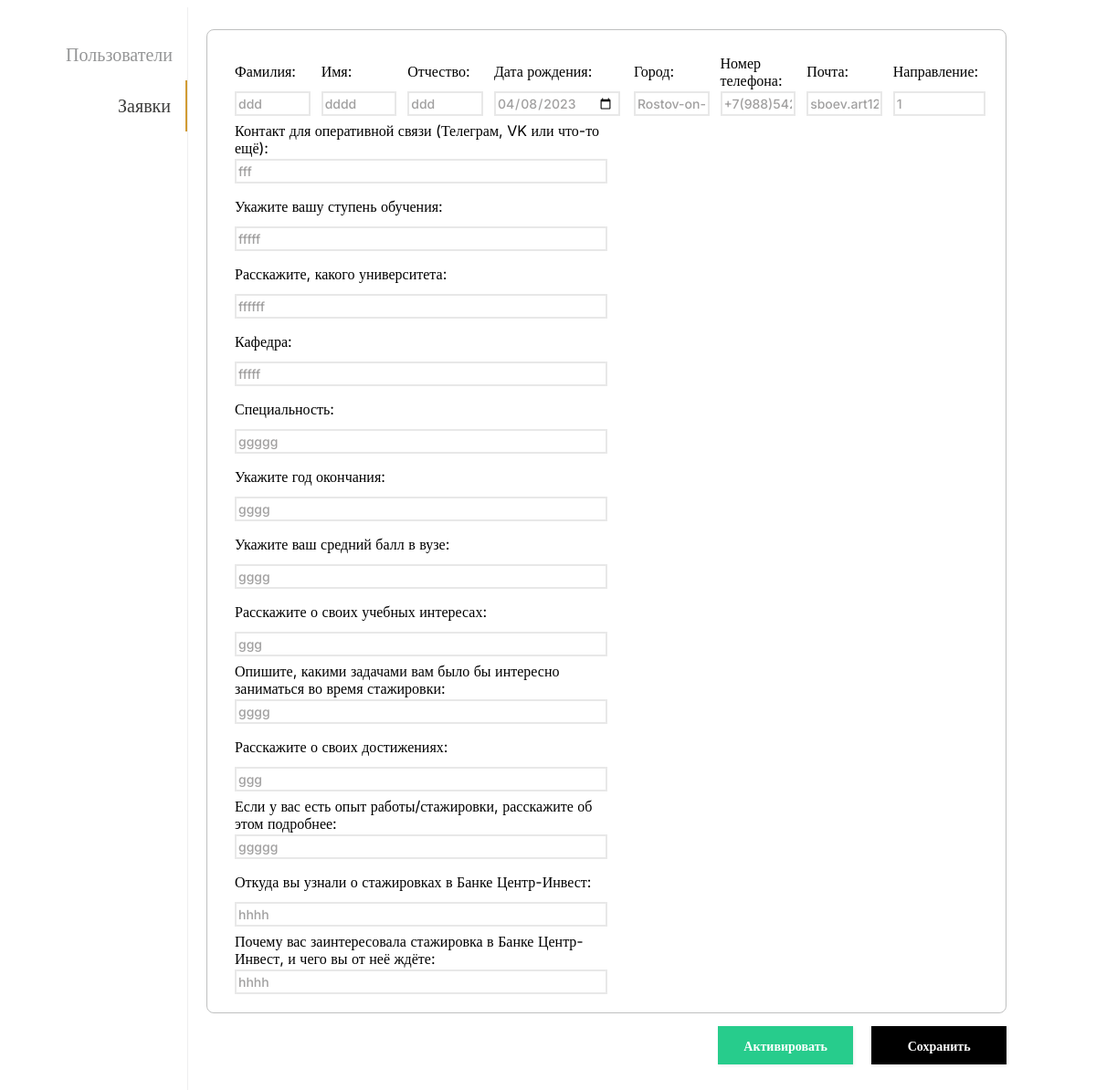
The app's page /moderator/users/3/, older data.
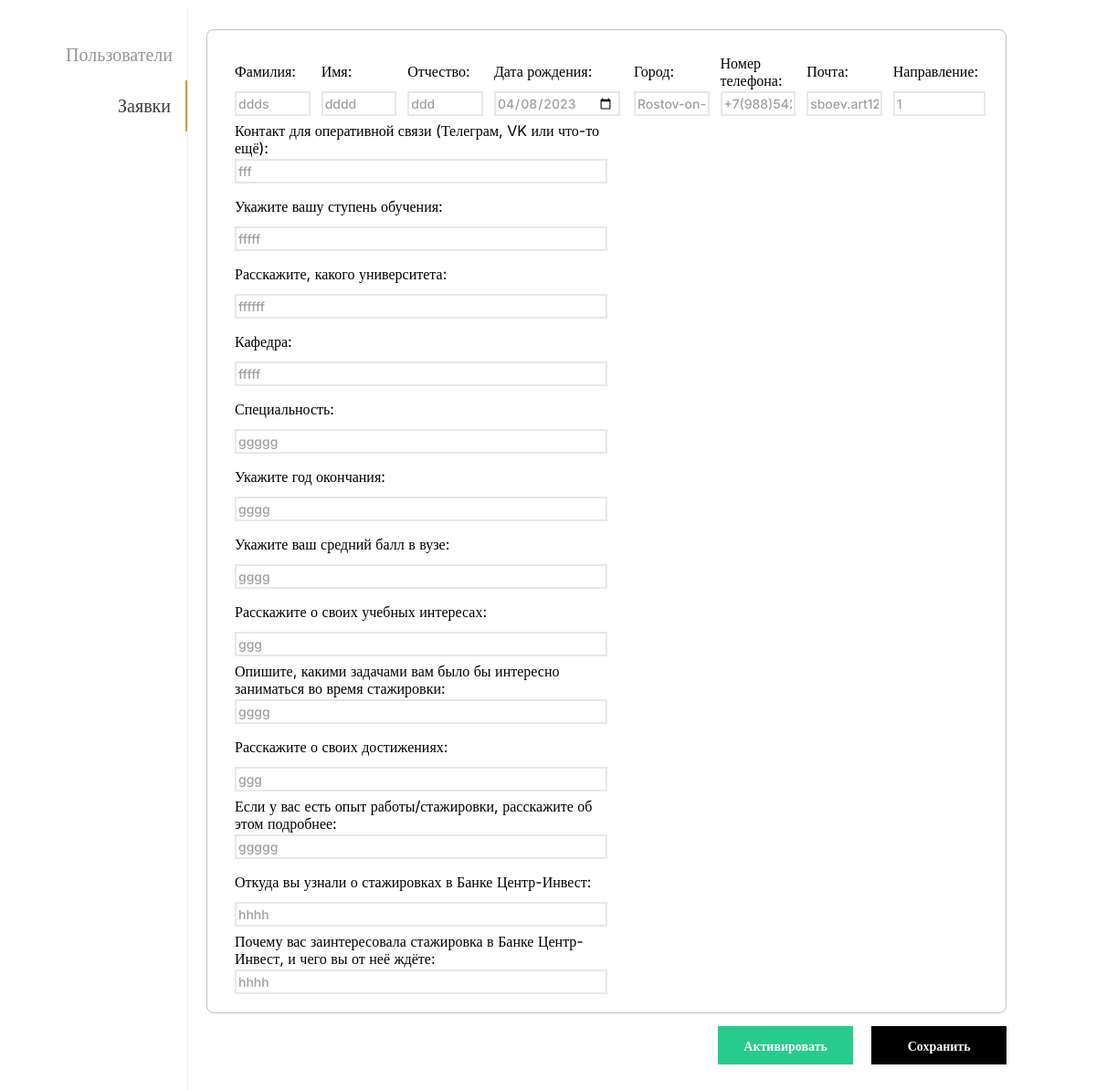
The same page, newer data.
### users/models.py (models this page shows, shortened)
class User(AbstractUser):
    Activity = models.BooleanField(verbose_name='Активировать/Деактивировать пользователя', default=False)
    patronymic = models.CharField(verbose_name='Отчество', max_length=100)
    birthdate = models.DateField(verbose_name='Дата рождения', max_length=100, blank=True, null=True)
    city = models.CharField(verbose_name='Город', max_length=100)
    number_phone = models.CharField(verbose_name='Телефон', max_length=100)
    social_contact = models.CharField(verbose_name='Контакт для оперативной связи (Телеграм, VK или что-то ещё)',
                                      max_length=100)
    course = models.CharField(verbose_name='Укажите вашу ступень обучения', max_length=100)
    university = models.CharField(verbose_name='Расскажите, какого университета', max_length=100)
    department = models.CharField(verbose_name='Кафедра', max_length=100)
    specialization = models.CharField(verbose_name='Специальность', max_length=100)
    year_graduation = models.CharField(verbose_name='Укажите год окончания', max_length=100)
    average_score = models.CharField(verbose_name='Укажите ваш средний балл в вузе', max_length=100)
    educational_interests = models.CharField(verbose_name='Расскажите о своих учебных интересах:', max_length=100)
    what_tasks = models.CharField(
        verbose_name='Опишите, какими задачами вам было бы интересно заниматься во время стажировки', max_length=100)
    achievements = models.CharField(verbose_name='Расскажите о своих достижениях', max_length=100)
    work_experience = models.CharField(
        verbose_name='Если у вас есть опыт работы/стажировки, расскажите об этом подробнее', max_length=100)
    find_out = models.CharField(verbose_name='Откуда вы узнали о стажировках в Банке Центр-Инвест', max_length=100)
    interested_internship = models.CharField(
        verbose_name='Почему вас заинтересовала стажировка в Банке Центр-Инвест, и чего вы от неё ждёте?',
        max_length=100)
    resume = models.FileField(verbose_name='Добавьте резюме', blank=True, null=True)
    categories = models.CharField(verbose_name='Направление', max_length=100, blank=True, null=True)

### users/views.py (the view, shortened to what this page needs)
# urls.py: path("users/<int:pk>/", UserDetail.as_view(), name="user_detail"),
class UserDetail(DetailView):
    model = User
    form_class = UserInfo
    template_name = "users/user_detail.html"
    context_object_name = 'user'
    def get_context_data(self, **kwargs):
        context = super().get_context_data(**kwargs)
        context['form'] = UserInfo
        return context

### templates/users/user_detail.html (shortened to what the changed rows need)
{% load static %}
<!DOCTYPE html>
<html lang="en">
<head>
    <link rel="stylesheet" href="{% static 'css/user_ind.css' %}">
</head>
<body>
    <div class="section-admin">
        <form method="post" class="block-right-admin">
            <div class="block_right">
                <div class="main_block">
                    <div class="p-2 user-agent-block-13">
                        <p class="user-agent-block-13-text">Фамилия:</p>
                        <input type="text" class="user-input-last_name user-input" name="last_name" placeholder="" value="{{ user.last_name }}">
                    </div>
                    <div class="p-2 user-agent-block-13">
                        <p class="user-agent-block-13-text">Имя:</p>
                        <input type="text" class="user-input-first_name user-input" name="first_name" placeholder="" value="{{ user.first_name }}">
                    </div>
                    <div class="p-2 user-agent-block-13">
                        <p class="user-agent-block-13-text">Отчество:</p>
                        <input type="text" class="user-input-patronymic user-input" name="patronymic" placeholder="" value="{{ user.patronymic }}">
                    </div>
                    <div class="p-2 user-agent-block-13">
                        <p class="user-agent-block-13-text">Дата рождения:</p>
                        <input type="date" class="user-input-birthdate user-input" name="birthdate" placeholder="" value="{{ user.birthdate|date:"Y-m-d" }}">
                    </div>
                    <div class="p-2 user-agent-block-13">
                        <p class="user-agent-block-13-text">Город:</p>
                        <input type="text" class="user-input-city user-input" name="city" placeholder="" value="{{ user.city }}">
                    </div>
                    <div class="p-2 user-agent-block-13">
                        <p class="user-agent-block-13-text">Номер телефона:</p>
                        <input type="text" class="user-input-number_phone user-input" name="number_phone" placeholder="" value="{{ user.number_phone }}">
                    </div>
                    <div class="p-2 user-agent-block-13">
                        <p class="user-agent-block-13-text">Почта:</p>
                        <input type="text" class="user-input-mail user-input" name="mail" placeholder="" value="{{ user.email }}">
                    </div>
                    <div class="p-2 user-agent-block-13">
                        <p class="user-agent-block-13-text">Направление:</p>
                        <input type="text" class="user-input-mail user-input" name="categories" placeholder="" value="{{ user.categories }}">
                    </div>
                </div>
                <div class="info_block">
                    <div class="p-2 user-agent-block-13">
                        <p class="user-agent-block-13-text">Контакт для оперативной связи (Телеграм, VK или что-то ещё):</p>
                        <input type="text" class="user-input-social_contact user-input" name="social_contact" placeholder="" value="{{ user.social_contact }}">
                    </div>
                    <div class="p-2 user-agent-block-13">
                        <p class="user-agent-block-13-text">Укажите вашу ступень обучения:</p>
                        <input type="text" class="user-input-course user-input" name="course" placeholder="" value="{{ user.course }}">
                    </div>
                    <div class="p-2 user-agent-block-13">
                        <p class="user-agent-block-13-text">Расскажите, какого университета:</p>
                        <input type="text" class="user-input-university user-input" name="university" placeholder="" value="{{ user.university }}">
                    </div>
                    <div class="p-2 user-agent-block-13">
                        <p class="user-agent-block-13-text">Кафедра:</p>
                        <input type="text" class="user-input-department user-input" name="department" placeholder="" value="{{ user.department }}">
                    </div>
                    <div class="p-2 user-agent-block-13">
                        <p class="user-agent-block-13-text">Специальность:</p>
                        <input type="text" class="user-input-specialization user-input" name="specialization" placeholder="" value="{{ user.specialization }}">
                    </div>
                    <div class="p-2 user-agent-block-13">
                        <p class="user-agent-block-13-text">Укажите год окончания:</p>
                        <input type="text" class="user-input-year_graduation user-input" name="year_graduation" placeholder="" value="{{ user.year_graduation }}">
                    </div>
                    <div class="p-2 user-agent-block-13">
                        <p class="user-agent-block-13-text">Укажите ваш средний балл в вузе:</p>
                        <input type="text" class="user-input-average_score user-input" name="average_score" placeholder="" value="{{ user.average_score }}">
                    </div>
                    <div class="p-2 user-agent-block-13">
                        <p class="user-agent-block-13-text">Расскажите о своих учебных интересах:</p>
                        <input type="text" class="user-input-educational_interests user-input" name="educational_interests" placeholder="" value="{{ user.educational_interests }}">
                    </div>
                    <div class="p-2 user-agent-block-13">
                        <p class="user-agent-block-13-text">Опишите, какими задачами вам было бы интересно заниматься во время стажировки:</p>
                        <input type="text" class="user-input-what_tasks user-input" name="what_tasks" placeholder="" value="{{ user.what_tasks }}">
                    </div>
                    <div class="p-2 user-agent-block-13">
                        <p class="user-agent-block-13-text">Расскажите о своих достижениях:</p>
                        <input type="text" class="user-input-achievements user-input" name="achievements" placeholder="" value="{{ user.achievements }}">
                    </div>
                    <div class="p-2 user-agent-block-13">
                        <p class="user-agent-block-13-text">Если у вас есть опыт работы/стажировки, расскажите об этом подробнее:</p>
                        <input type="text" class="user-input-work_experience user-input" name="work_experience" placeholder="" value="{{ user.work_experience }}">
                    </div>
                    <div class="p-2 user-agent-block-13">
                        <p class="user-agent-block-13-text">Откуда вы узнали о стажировках в Банке Центр-Инвест:</p>
                        <input type="text" class="user-input-find_out user-input" name="find_out" placeholder="" value="{{ user.find_out }}">
                    </div>
                    <div class="p-2 user-agent-block-13">
                        <p class="user-agent-block-13-text">Почему вас заинтересовала стажировка в Банке Центр-Инвест, и чего вы от неё ждёте:</p>
                        <input type="text" class="user-input-interested_internship user-input" name="interested_internship" placeholder="" value="{{ user.interested_internship }}">
                    </div>
                </div>
            </div>
        </form>
    </div>
</body>
</html>

Row changes from the older to the newer data that the page shows:
changed User "dddd": last_name "ddd" → "ddds"
